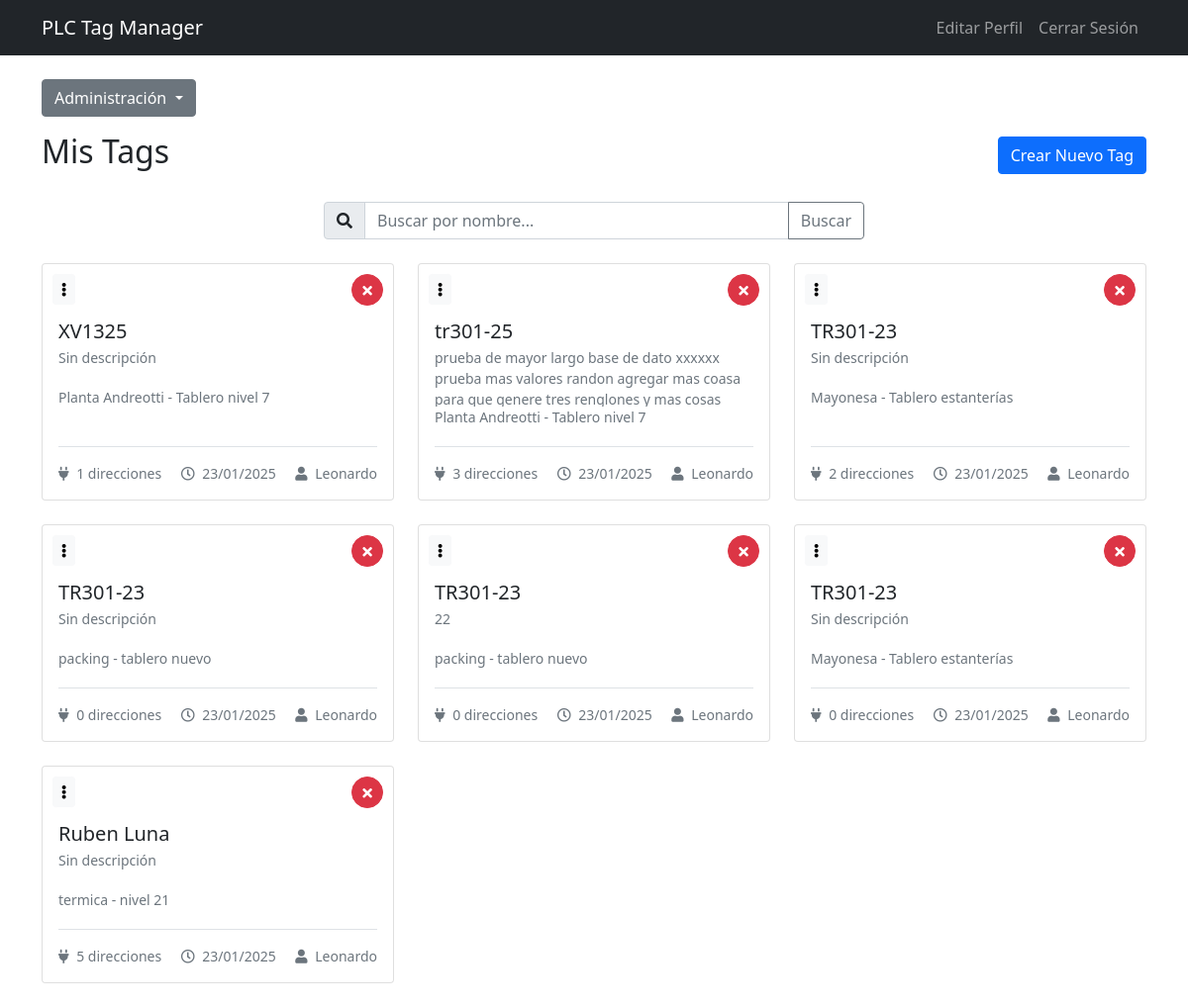
Before: /app/ (signed in) with the older database file.
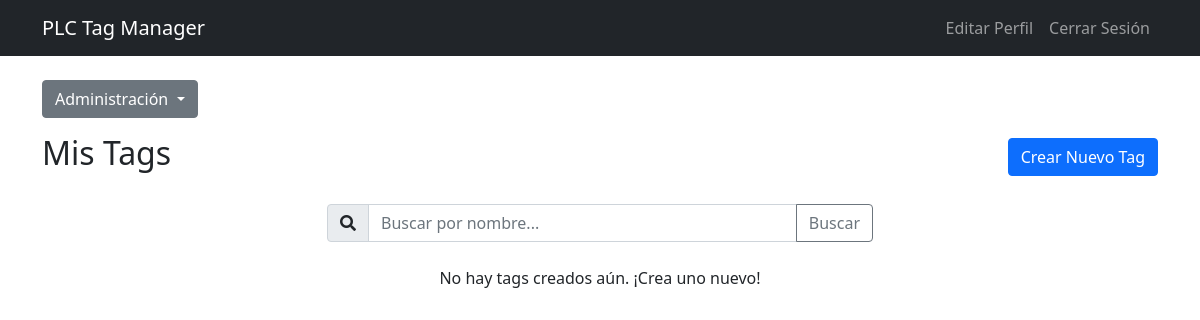
After: the same page with the newer database file.
### plc_address/models.py (models this page shows, shortened)
class Tag(models.Model):
    nombre = models.CharField(max_length=100)
    descripcion = models.TextField(blank=True)
    fecha_creacion = models.DateTimeField(auto_now_add=True)
    empresa = models.ForeignKey(Empresa, on_delete=models.CASCADE)
    usuario = models.ForeignKey(User, on_delete=models.CASCADE)
    ubicacion = models.ForeignKey(Sector, on_delete=models.CASCADE)

class Sector(models.Model):
    empresa = models.ForeignKey(Empresa, on_delete=models.CASCADE)
    sector = models.CharField(max_length=100)
    ubicacion = models.CharField(max_length=100)

### plc_address/views.py (the view)
# urls.py: 2. Add a URL to urlpatterns:  path('', views.home, name='home')
@login_required
def home(request):
    search_query = request.GET.get('search', '')
    tags = Tag.objects.all()
    if search_query:
        tags = tags.filter(nombre__icontains=search_query)
    return render(request, 'plc_crud/home.html', {
        'tags': tags,
        'search_query': search_query
    })

### plc_address/templates/plc_crud/home.html (shortened to what the changed rows need)
{% extends 'plc_crud/base.html' %}
{% block content %}
<div class="d-flex justify-content-between align-items-center mb-4">
    <h2>Mis Tags</h2>
</div>
<div class="row">
    {% for tag in tags %}
    <div class="col-md-4 mb-4">
        <div class="card h-100" style="min-height: 200px;">
            <div class="card-body position-relative d-flex flex-column">
                <div class="d-flex justify-content-between position-absolute w-100" style="top: 10px; left: 0; padding: 0 10px; z-index: 1;">
                    <div class="dropdown">
                        <button class="btn btn-light btn-sm" type="button" id="dropdownMenuButton-{{ tag.pk }}"
                                data-bs-toggle="dropdown" aria-expanded="false">
                            <i class="fas fa-ellipsis-v"></i>
                        </button>
                    </div>
                    <form method="post" action="{% url 'tag_delete' tag.pk %}">
                        <button type="submit" class="btn btn-danger btn-sm rounded-circle"
                                onclick="return confirm('¿Estás seguro de que deseas eliminar este tag y todas sus direcciones?')"
                                style="width: 32px; height: 32px; padding: 0;">
                            <i class="fas fa-times"></i>
                        </button>
                    </form>
                </div>
                <div class="flex-grow-1 d-flex flex-column" style="margin-top: 2.5rem;" role="button"
                     data-bs-toggle="modal" data-bs-target="#tagModal{{ tag.pk }}" style="cursor: pointer;">
                    <div>
                        <h5 class="card-title mb-1 text-truncate">{{ tag.nombre }}</h5>
                        <p class="card-text text-muted small mb-0" style="min-height: 40px; max-height: 60px; overflow: hidden;">
                            {{ tag.descripcion|default:"Sin descripción" }}
                        </p>
                        <p class="card-text text-muted small mb-0" style="min-height: 40px; max-height: 60px; overflow: hidden;">
                            {{ tag.ubicacion.sector|default:"Sin descripción" }} - {{ tag.ubicacion.ubicacion|default:"Sin descripción" }}
                        </p>
                    </div>
                    <div class="mt-auto pt-3 border-top">
                        <div class="d-flex justify-content-between text-muted small">
                            <span>
                                <i class="fas fa-plug me-1"></i>
                                {{ tag.direcciones.count }} direcciones
                            </span>
                            <span>
                                <i class="far fa-clock me-1"></i>
                                {{ tag.fecha_creacion|date:"d/m/Y" }}
                            </span>
                            <span>
                                <i class="fa fa-user me-1"></i>
                                {{ tag.usuario }}
                            </span>
                        </div>
                    </div>
                </div>
            </div>
        </div>
    </div>
    {% empty %}
    <div class="col-12">
        <p class="text-center">
            {% if search_query %}
                No se encontraron tags que coincidan con tu búsqueda.
            {% else %}
                No hay tags creados aún. ¡Crea uno nuevo!
            {% endif %}
        </p>
    </div>
    {% endfor %}
</div>
{% endblock %}

Changed rows visible on the page:
removed Tag: nombre "XV1325", descripcion "Sin descripción", ubicacion.sector "Planta Andreotti", ubicacion.ubicacion "Tablero nivel 7", direcciones.count "1", fecha_creacion "23/01/2025", usuario "Leonardo"
removed Tag: nombre "tr301-25", descripcion "prueba de mayor largo base de dato xxxxxx prueba mas valores randon agregar mas coasa para que genere tres renglones y mas cosas…", ubicacion.sector "Planta Andreotti", ubicacion.ubicacion "Tablero nivel 7", direcciones.count "3", fecha_creacion "23/01/2025", usuario "Leonardo"
removed Tag: nombre "TR301-23", descripcion "Sin descripción", ubicacion.sector "Mayonesa", ubicacion.ubicacion "Tablero estanterías", direcciones.count "2", fecha_creacion "23/01/2025", usuario "Leonardo"
removed Tag: nombre "TR301-23", descripcion "Sin descripción", ubicacion.sector "packing", ubicacion.ubicacion "tablero nuevo", direcciones.count "0", fecha_creacion "23/01/2025", usuario "Leonardo"
removed Tag: nombre "TR301-23", descripcion "22", ubicacion.sector "packing", ubicacion.ubicacion "tablero nuevo", direcciones.count "0", fecha_creacion "23/01/2025", usuario "Leonardo"
removed Tag: nombre "TR301-23", descripcion "Sin descripción", ubicacion.sector "Mayonesa", ubicacion.ubicacion "Tablero estanterías", direcciones.count "0", fecha_creacion "23/01/2025", usuario "Leonardo"
removed Tag: nombre "Ruben Luna", descripcion "Sin descripción", ubicacion.sector "termica", ubicacion.ubicacion "nivel 21", direcciones.count "5", fecha_creacion "23/01/2025", usuario "Leonardo"
Other visible differences:
text now shown: "No hay tags creados aún. ¡Crea uno nuevo!"
